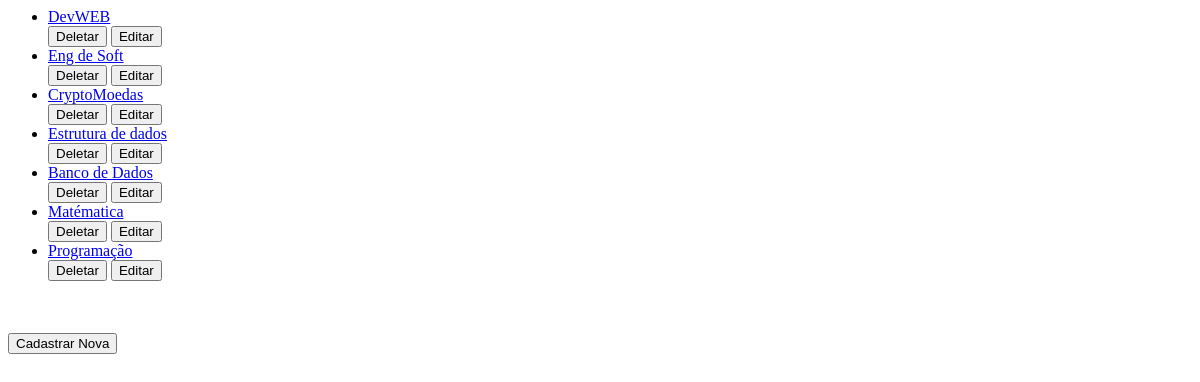
Before: /categorias/ with the older database file.
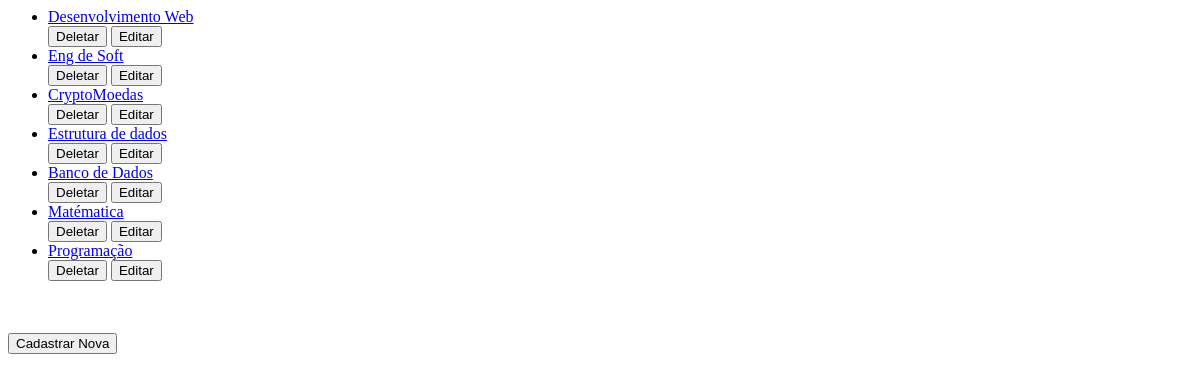
After: the same page with the newer database file.
### core/models.py (models this page shows, shortened)
class Categoria(models.Model):
    descricao = models.CharField(max_length=255)

### core/views/categoriaClass.py (the view)
# urls.py: path('categorias/', views.CategoriaView.as_view(), name='todascategorias'),
@method_decorator(csrf_exempt , name="dispatch")
class CategoriaView(generic.ListView):
    template_name = "core/categorias.html"
    context_object_name = 'latest_categoria_list'
    def get_queryset(self):
        return Categoria.objects.all()

### core/templates/core/categorias.html (shortened to what this page needs)
{% load static %}
{% if latest_categoria_list %}
<ul>
    {% for categoria in latest_categoria_list %}
    <li><a href="{% url 'categoria' categoria.id %}">{{ categoria.descricao }}</a></li>
    <a href="{% url 'deletecategoria' categoria.id%}"><button>Deletar</button></a>
    <a href="{% url 'updatecategoria' categoria.id%}"><button>Editar</button></a>
    {% endfor %}
</ul>
 <a href="{% url 'criarcategoria' %}"><button>Cadastrar Nova</button></a>
{% else %}
    <p>os Cores estão disponivel</p>
{% endif %}

Changed rows visible on the page:
changed Categoria: descricao "DevWEB" → "Desenvolvimento Web"
